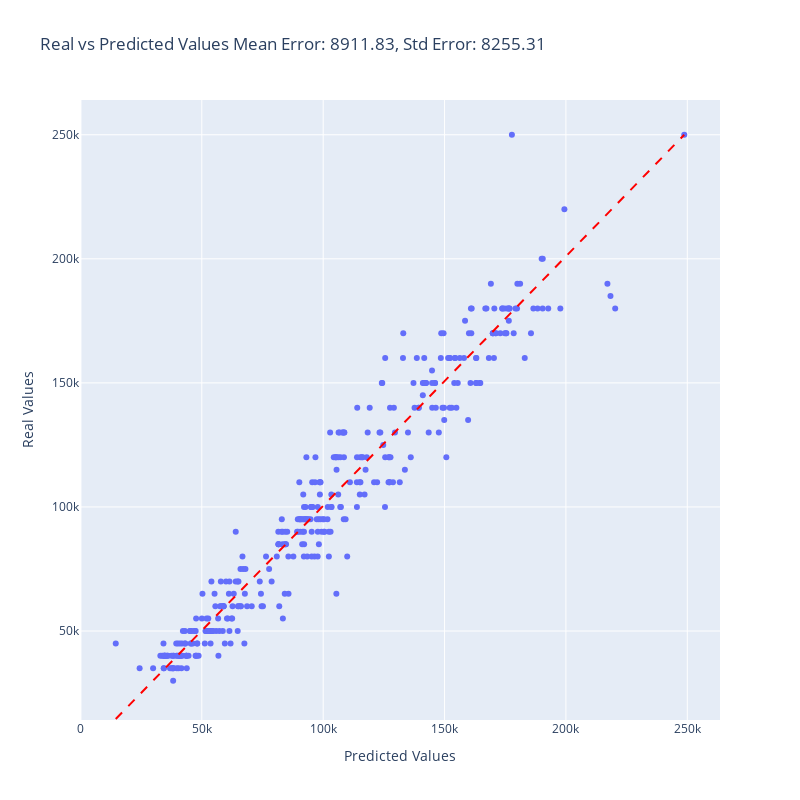

Source (notebook cell):
### Code cell
plot_error_vs_predicted(oof_preds_lr, y, ids)

### Figure 1 — Plotly figure (JSON) as saved in the notebook; plotly's stock layout.template omitted (floating-point values rounded to 4 significant figures; data arrays with more than 128 entries replaced by an {"elided": "..."} marker saying what was removed)
{"data": [{"customdata": {"elided": "372x1 int values"}, "hovertemplate": "Predicted Values=%{x}<br>Real Values=%{y}<br>id=%{customdata[0]}<extra></extra>", "legendgroup": "", "marker": {"color": "#636efa", "symbol": "circle"}, "mode": "markers", "name": "", "orientation": "v", "showlegend": false, "type": "scatter", "x": {"elided": "372 float values"}, "xaxis": "x", "y": {"elided": "372 float values"}, "yaxis": "y"}], "layout": {"height": 800, "legend": {"title": {"text": ""}, "tracegroupgap": 0}, "shapes": [{"line": {"color": "red", "dash": "dash"}, "type": "line", "x0": 14550.0, "x1": 248700.0, "y0": 14550.0, "y1": 250000}], "showlegend": false, "title": {"text": "Real vs Predicted Values\nMean Error: 8911.83, Std Error: 8255.31"}, "width": 800, "xaxis": {"anchor": "y", "domain": [0, 1], "title": {"text": "Predicted Values"}}, "yaxis": {"anchor": "x", "domain": [0, 1], "title": {"text": "Real Values"}}}}
